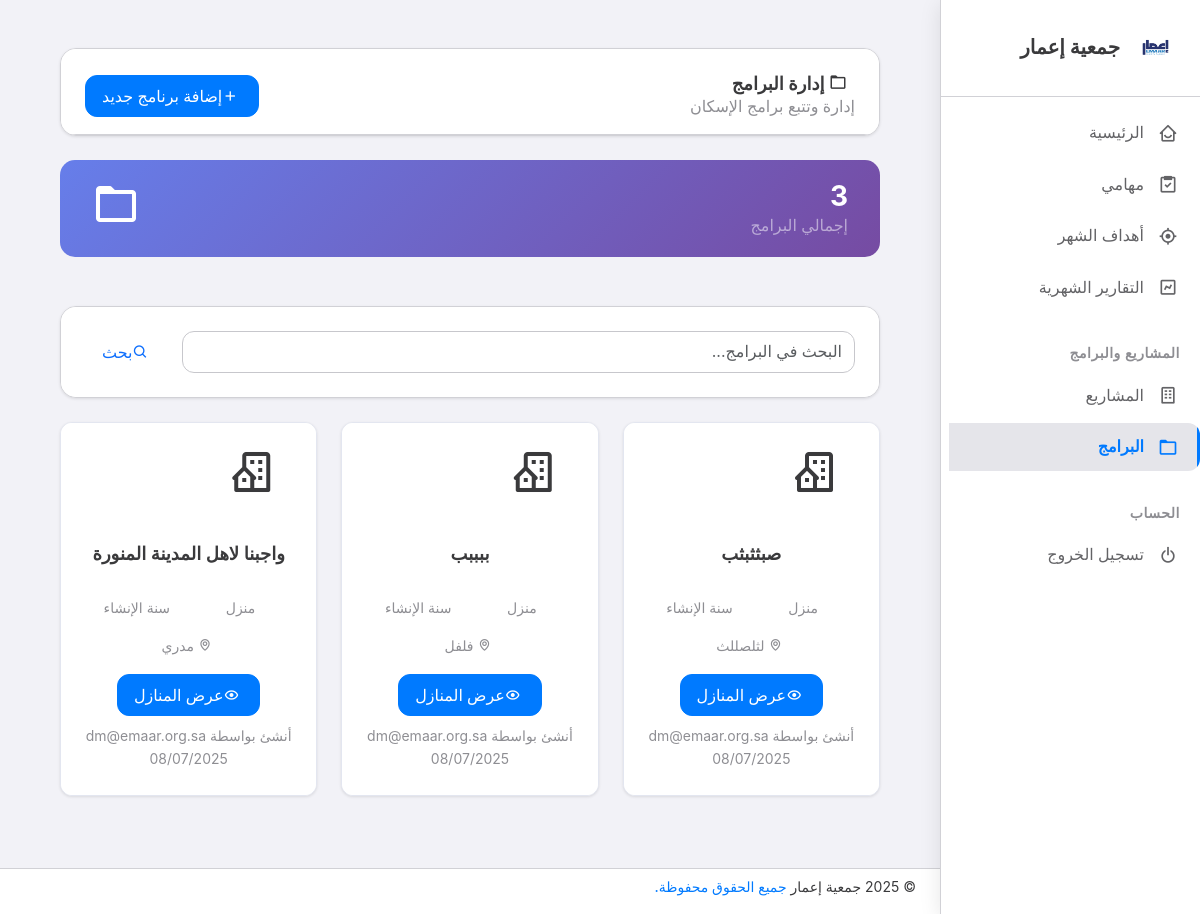
The page /programs/ (signed in) on the database its author committed.
### programs/models.py (models this page shows, shortened)
class Program(models.Model):
    name = models.CharField(
        max_length=200,
        verbose_name="اسم البرنامج",
        help_text="اسم البرنامج"
    )
    description = models.TextField(
        blank=True,
        verbose_name="وصف البرنامج",
        help_text="وصف تفصيلي للبرنامج"
    )
    number_of_houses = models.PositiveIntegerField(
        verbose_name="عدد المنازل",
        help_text="عدد المنازل في البرنامج",
        validators=[MinValueValidator(1)]
    )
    address = models.TextField(
        verbose_name="العنوان",
        help_text="عنوان البرنامج"
    )
    created_by = models.ForeignKey(
        Employee,
        on_delete=models.CASCADE,
        related_name='created_programs',
        verbose_name="منشئ البرنامج"
    )
    created_at = models.DateTimeField(
        auto_now_add=True,
        verbose_name="تاريخ الإنشاء"
    )
    updated_at = models.DateTimeField(
        auto_now=True,
        verbose_name="تاريخ التحديث"
    )
    class Meta:
        verbose_name = "برنامج"
        verbose_name_plural = "البرامج"
        ordering = ['-created_at']

### employees/models.py (models this page shows, shortened)
class Employee(AbstractUser):
    name = models.CharField(
        max_length=100,
        verbose_name="الاسم الكامل",
        help_text="اسم الموظف الكامل"
    )
    job_title = models.CharField(
        max_length=100,
        verbose_name="المسمى الوظيفي",
        help_text="المسمى الوظيفي للموظف"
    )
    job_number = models.CharField(
        max_length=20,
        unique=True,
        verbose_name="الرقم الوظيفي",
        help_text="الرقم الوظيفي الفريد للموظف"
    )
    email = models.EmailField(
        unique=True,
        verbose_name="البريد الإلكتروني",
        help_text="البريد الإلكتروني الرسمي للموظف"
    )
    mobile_regex = RegexValidator(
        regex=r'^\+?966[0-9]{9}$|^05[0-9]{8}$',
        message="يجب أن يكون رقم الجوال بصيغة صحيحة (مثال: 0501234567 أو +966501234567)"
    )
    mobile_number = models.CharField(
        validators=[mobile_regex],
        max_length=15,
        verbose_name="رقم الجوال",
        help_text="رقم الجوال للموظف"
    )
    SECTION_CHOICES = [
        ('hr', 'الموارد البشرية'),
        ('finance', 'المالية'),
        ('projects', 'المشاريع'),
        ('programs', 'البرامج'),
        ('it', 'تقنية المعلومات'),
        ('admin', 'الإدارة العامة'),
        ('field', 'العمل الميداني'),
        ('media', 'الإعلام والتسويق'),
        ('legal', 'الشؤون القانونية'),
        ('planning', 'التخطيط والمتابعة'),
    ]
    section = models.CharField(
        max_length=20,
        choices=SECTION_CHOICES,
        verbose_name="القسم",
        help_text="القسم الذي يعمل به الموظف"
    )
    is_active_employee = models.BooleanField(
        default=True,
        verbose_name="موظف نشط",
        help_text="هل الموظف نشط حالياً"
    )
    notes = models.TextField(
        blank=True,
        verbose_name="ملاحظات",
        help_text="ملاحظات إضافية عن الموظف"
    )
    created_at = models.DateTimeField(auto_now_add=True)
    updated_at = models.DateTimeField(auto_now=True)
    class Meta:
        verbose_name = "موظف"
        verbose_name_plural = "الموظفين"
        ordering = ['name']

### programs/views.py (the view)
# urls.py: path('', views.index, name='index'),
@login_required
def index(request):
    programs = Program.objects.all()
    search_query = request.GET.get('search', '')
    if search_query:
        programs = programs.filter(
            Q(name__icontains=search_query) |
            Q(description__icontains=search_query) |
            Q(address__icontains=search_query)
        )
    paginator = Paginator(programs, 12)  # 12 programs per page
    page_number = request.GET.get('page')
    page_obj = paginator.get_page(page_number)
    context = {
        'title': 'البرامج',
        'current_page': 'programs',
        'page_obj': page_obj,
        'search_query': search_query,
        'total_programs': programs.count()
    }
    return render(request, 'programs/index.html', context)

### templates/programs/index.html (shortened to what this page needs)
{% extends 'base.html' %}
{% load static %}
{% block content %}
<div class="container-xxl flex-grow-1 container-p-y">
    <div class="row">
        <div class="col-12">
            <div class="card mb-4">
                <div class="card-header d-flex justify-content-between align-items-center">
                    <div>
                        <h4 class="card-title mb-1">
                            <i class="bx bx-folder me-2"></i>
                            إدارة البرامج
                        </h4>
                        <p class="card-subtitle text-muted mb-0">إدارة وتتبع برامج الإسكان</p>
                    </div>
                    <a href="{% url 'programs:create' %}" class="btn btn-primary">
                        <i class="bx bx-plus me-1"></i>
                        إضافة برنامج جديد
                    </a>
                </div>
            </div>
        </div>
    </div>
    <div class="row mb-4">
        <div class="col-md-12">
            <div class="stats-card">
                <div class="row">
                    <div class="col-md-6">
                        <h3 class="text-white mb-0">{{ total_programs }}</h3>
                        <span class="text-white-50">إجمالي البرامج</span>
                    </div>
                    <div class="col-md-6 text-end">
                        <i class="bx bx-folder bx-lg"></i>
                    </div>
                </div>
            </div>
        </div>
    </div>
    <div class="row mb-4">
        <div class="col-12">
            <div class="card">
                <div class="card-body">
                    <form method="get" class="d-flex gap-3">
                        <div class="flex-grow-1">
                            <input type="text"
                                   name="search"
                                   class="form-control"
                                   placeholder="البحث في البرامج..."
                                   value="{{ search_query }}"
                                   id="searchInput">
                        </div>
                        <button type="submit" class="btn btn-outline-primary">
                            <i class="bx bx-search"></i>
                            بحث
                        </button>
                    </form>
                </div>
            </div>
        </div>
    </div>
    {% if page_obj %}
    <div class="row">
        {% for program in page_obj %}
        <div class="col-xl-4 col-lg-6 col-md-6 mb-4">
            <div class="card program-card h-100 position-relative">
                <div class="card-body d-flex flex-column">
                    <div class="text-center mb-3">
                        <div class="avatar avatar-xl">
                            <span class="avatar-initial rounded-circle bg-label-primary">
                            </span>
                        </div>
                    </div>
                    <div class="text-center flex-grow-1">
                        <h5 class="card-title mb-2">{{ program.name }}</h5>
                        <div class="row text-center mb-3">
                            <div class="col-6">
                                <div class="d-flex flex-column">
                                    <span class="badge bg-label-info mb-1">{{ program.number_of_houses }}</span>
                                    <small class="text-muted">منزل</small>
                                </div>
                            </div>
                            <div class="col-6">
                                <div class="d-flex flex-column">
                                    <span class="badge bg-label-success mb-1">{{ program.created_at|date:"Y" }}</span>
                                    <small class="text-muted">سنة الإنشاء</small>
                                </div>
                            </div>
                        </div>
                        {% if program.address %}
                        <div class="mb-3">
                            <small class="text-muted">
                                <i class="bx bx-map me-1"></i>
                                {{ program.address|truncatechars:50 }}
                            </small>
                        </div>
                        {% endif %}
                    </div>
                    <div class="text-center mt-auto">
                        <a href="{% url 'programs:detail' program.pk %}" class="btn btn-primary btn-sm">
                            <i class="bx bx-show me-1"></i>
                            عرض المنازل
                        </a>
                    </div>
                    <div class="text-center mt-2">
                        <small class="text-muted">
                            أنشئ بواسطة {{ program.created_by.get_full_name|default:program.created_by.username }}
                            <br>
                            {{ program.created_at|date:"d/m/Y" }}
                        </small>
                    </div>
                </div>
            </div>
        </div>
        {% endfor %}
    </div>
    {% endif %}
</div>
{% endblock %}

### static/css/dashboard.css (style rules this page uses)
.stats-card { background: linear-gradient(135deg, #667eea 0%, #764ba2 100%); color: white; border-radius: 15px; padding: 25px; margin-bottom: 20px; border: none; transition: all 0.3s ease; }
.stats-card h3 { font-weight: 700; margin-bottom: 5px; }
.avatar-xl { width: 80px; height: 80px; }
.avatar-xl .avatar-initial { width: 80px; height: 80px; line-height: 80px; }

### templates/programs/index.html (style rules this page uses)
.program-card { transition: transform 0.2s ease-in-out; border-radius: 12px; border: 1px solid #e3e6f0; }
.stats-card { background: linear-gradient(135deg, #667eea 0%, #764ba2 100%); color: white; border-radius: 15px; padding: 20px; margin-bottom: 25px; }

### rows shown on the page
Program: name "صبثثبثب", address "لثلصللث", created_by.get_full_name "dm@emaar.org.sa", created_at "08/07/2025"
Program: name "ببببب", address "فلفل", created_by.get_full_name "dm@emaar.org.sa", created_at "08/07/2025"
Program: name "واجبنا لاهل المدينة المنورة", address "مدري", created_by.get_full_name "dm@emaar.org.sa", created_at "08/07/2025"

### other values the page prints
{{ total_programs }} "3"
